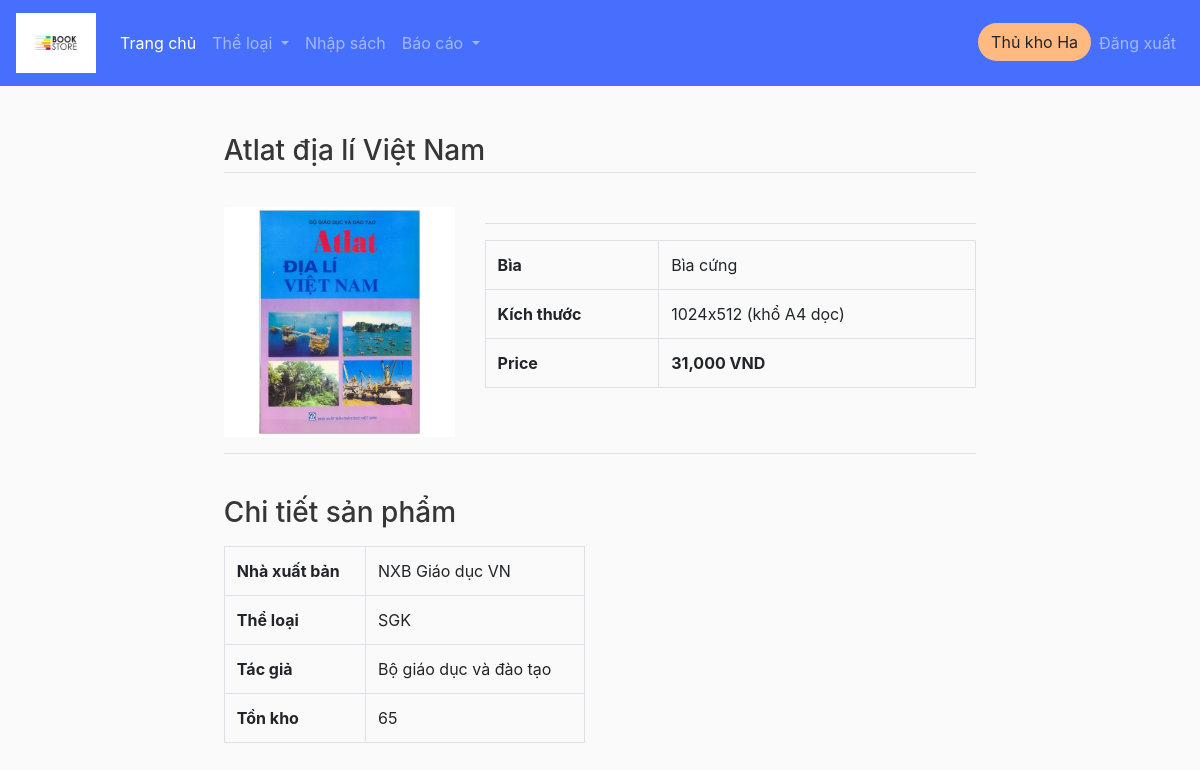
/book/5/ (signed in), run on an earlier commit of the app's database.
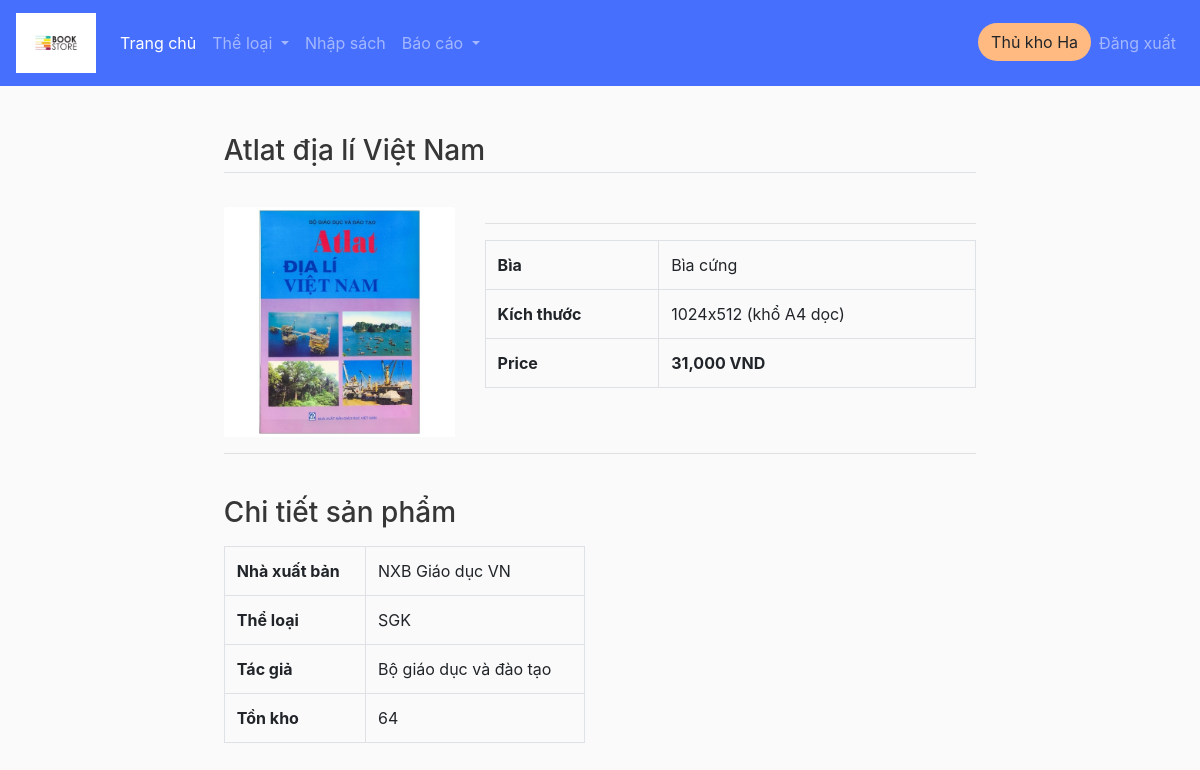
And on a later commit of the database.
### book/models.py (models this page shows, shortened)
class Sach(models.Model):
    ten_sach = models.CharField(max_length=100, null=True)
    ngay_nhap = models.DateField(null=True, editable=True)
    so_luong = models.PositiveIntegerField(null=True)
    the_loai = models.CharField(max_length=100, null=True)
    tac_gia = models.CharField(max_length=100, null=True)
    don_gia = models.PositiveBigIntegerField(null=True)
    gia_ban = models.PositiveBigIntegerField(null=True)
    nha_xuat_ban = models.CharField(max_length=100, null=True)
    nam_xuat_ban = models.PositiveIntegerField(null=True)
    nguoi_nhap = models.ForeignKey(Person, null=True, on_delete=models.PROTECT)
    anh_sach = models.ImageField(default="static/placeholder.png",null=True, blank=True)
    mo_ta = models.TextField("Mô tả ngắn", max_length=1000, null=True, blank=True)
    @property
    def get_book_quantity(self):
        return self.so_luong-20
    class Meta: # vì django ko cho tạo PK 2 thuộc tính nên làm cách này
        unique_together = ('id', 'ngay_nhap',)
        verbose_name_plural = "Sách"

### book/views.py (the view)
# urls.py: path('book/<str:pk>/', views.book_details, name='book'), # xem chi tiết sách
def book_details(request, pk):
    if request.user.is_authenticated:
        book = Sach.objects.get(id=pk) # truy vấn sách có mã pk từ csdl
        cart_info = get_cart_info(request)
    context = {'book': book, 'cartItems':cart_info['cartItems']}
    return render(request, 'book/book.html', context= context)

### book/models.py (called while the page is built)
    @property
    def get_group_name(self):
        query_set = Group.objects.filter(user = self.user)
        if not query_set:
            query_set = ''
        else:
            query_set = query_set[0].name.capitalize()
        return query_set

    @property
    def get_debt(self):
        if 'kh' in self.id:
            s = 0
            cac_hd = HoaDon.objects.filter(khach_hang=self)
            for hd in cac_hd:
                if hd.tong_tien != hd.da_tra and hd.da_tra != -1:
                    s += hd.tong_tien - hd.da_tra
                    print(hd, s)
            return s

    @property
    def get_cart_items(self):
        cac_mat_hang = self.chitiethoadon_set.all()
        total = sum([mh.so_luong for mh in cac_mat_hang])
        return total

### book/utils.py (called while the page is built)
def get_cart_info(request):
    if request.user.is_authenticated:
        kh = request.user.person
        hd = HoaDon.objects.get(khach_hang = kh, da_tra=-1, tong_tien=0)
        mat_hang = hd.chitiethoadon_set.all()
        cartItems = hd.get_cart_items
    return {'mat_hang': mat_hang, 'hd':hd, 'cartItems': cartItems}

### book/templates/book/book.html (shortened to what this page needs)
{% extends 'book/main.html' %}
{% block content %}
<main class="container my-4">
    <h3 class="my-4 border-bottom pb-1">{{book.ten_sach}}</h3>
    <div class="row">
		<div class="col-md-4">
			<img id="zoom_01" data-zoom-image={{book.anh_sach.url}} src={{book.anh_sach.url}} class="card-img-top" alt="{{book.ten_sach}}">
		</div>
        <div class="col-md-8">
            <hr/>
            <table class="table table-bordered">
				<tr>
					<th>Bìa</th>
					<td>
						Bìa cứng
					</td>
				</tr>
				<tr>
					<th>Kích thước</th>
					<td>
						1024x512 (khổ A4 dọc)
					</td>
				</tr>
				<tr>
					<th>Price</th>
					<th><span class="product-price-{{book.id}}">{{book.gia_ban|floatformat:"-3g"}} VND</span></th>
				</tr>
			</table>
        </div>
    </div>
    <hr />
	<div class="row">
        <div class="col-md-6">
            <h3 class="my-3">Chi tiết sản phẩm</h3>
			<table class="table table-bordered">
				<tr>
					<th>Nhà xuất bản</th>
					<td><a>{{book.nha_xuat_ban}}</a></td>
				</tr>
				<tr>
					<th>Thể loại</th>
					<td><a>{{book.the_loai}}</a></td>
				</tr>
				<tr>
					<th>Tác giả</th>
					<td>{{book.tac_gia}}</td>
				</tr>
                <tr>
					<th>Tồn kho</th>
					<td>{{book.get_book_quantity}}</td>
				</tr>
			</table>
        </div>
    </div>
</main>
{% endblock %}

What changed in the data, as far as the page shows it:
changed Sach "Atlat địa lí Việt Nam": get_book_quantity "65" → "64"
